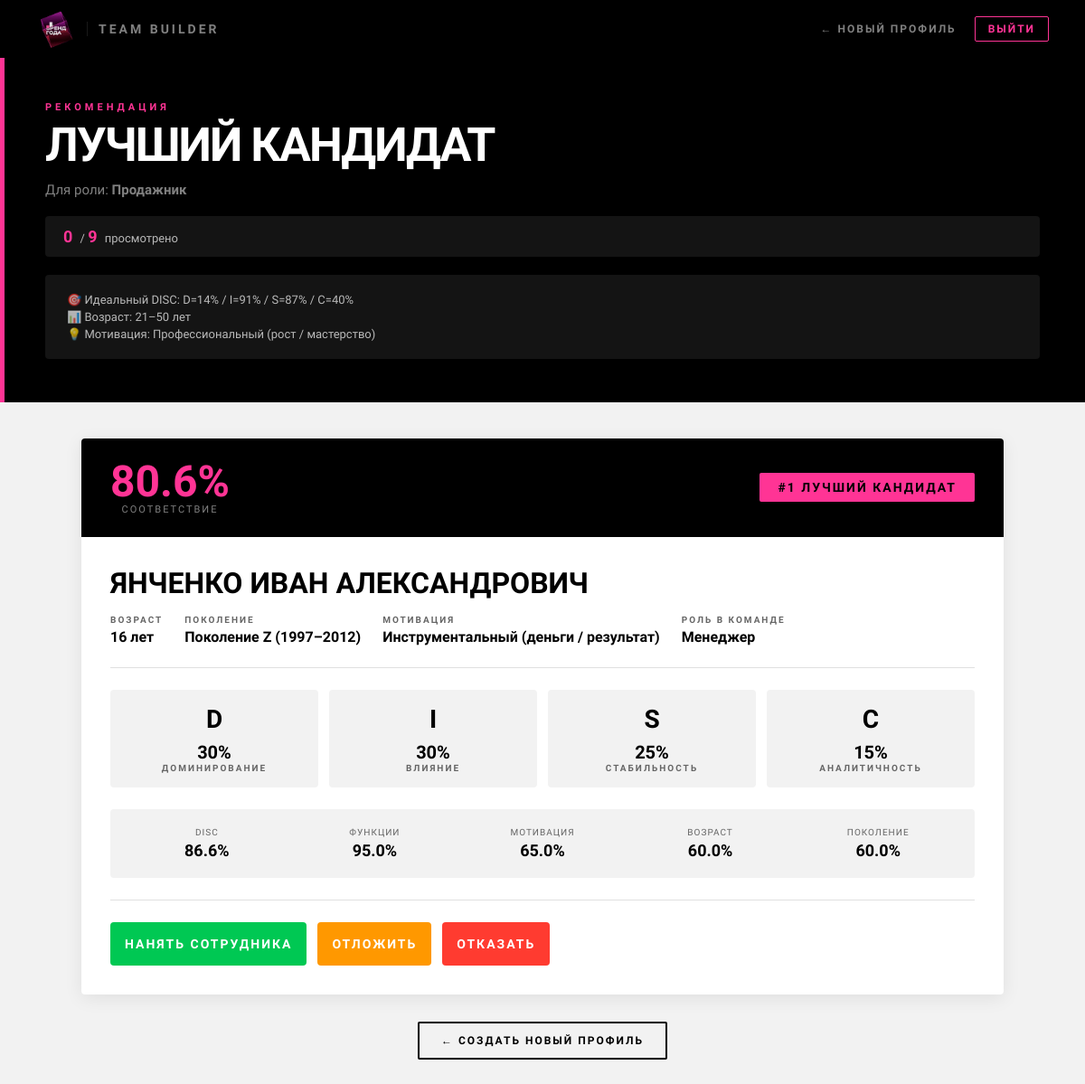
Screenshot of /recommendation/1/ (signed in) with the database file from the repository.
### recommendations/models.py (models this page shows, shortened)
class IdealProfile(models.Model):
    manager = models.ForeignKey(
        CustomUser,
        on_delete=models.CASCADE,
        related_name='ideal_profiles'
    )
    target_role = models.CharField(
        max_length=200,
        verbose_name="Название роли / позиции"
    )
    role_functions = models.JSONField(
        default=list,
        verbose_name="Функции роли",
        help_text="['sells', 'negotiates'] — что реально делает человек"
    )
    disc_preferred = models.JSONField(
        verbose_name="Желаемый DISC профиль",
        help_text='{"D": 70, "I": 80, "S": 40, "C": 30}'
    )
    preferred_personality_types = models.JSONField(
        default=list,
        verbose_name="Предпочитаемые типы личности",
        help_text='["S", "C"]'
    )
    gerchikov_preferred = models.CharField(
        max_length=50,
        choices=GERCHIKOV_CHOICES,
        null=True,
        blank=True,
        verbose_name="Предпочитаемый тип мотивации по Герчикову"
    )
    age_min = models.PositiveIntegerField(default=20, verbose_name="Возраст от")
    age_max = models.PositiveIntegerField(default=50, verbose_name="Возраст до")
    generation_preferred = models.CharField(
        max_length=10,
        choices=GENERATION_CHOICES,
        null=True,
        blank=True,
        verbose_name="Предпочитаемое поколение"
    )
    leadership_style = models.CharField(
        max_length=50,
        choices=LEADERSHIP_STYLE_CHOICES,
        default='democratic',
        verbose_name="Ваш стиль управления"
    )
    motivation_style = models.TextField(
        blank=True,
        verbose_name="Как планируете мотивировать сотрудника?"
    )
    team_compatibility_note = models.TextField(
        blank=True,
        verbose_name="Дополнительные пожелания"
    )
    is_for_existing_team = models.BooleanField(
        default=False,
        verbose_name="Подбор в существующую команду?"
    )
    team = models.ForeignKey(
        'profiles.Team',
        on_delete=models.SET_NULL,
        null=True,
        blank=True,
        verbose_name="Команда (если подбор в существующую)"
    )
    created_at = models.DateTimeField(auto_now_add=True)
    class Meta:
        verbose_name = "Идеальный профиль"
        verbose_name_plural = "Идеальные профили"
        ordering = ['-created_at']

### profiles/models.py (models this page shows, shortened)
class Employee(models.Model):
    fio                 = models.CharField(max_length=255, verbose_name="ФИО")
    is_active_candidate = models.BooleanField(default=True, verbose_name="Активный кандидат")
    disc_scores = models.JSONField(null=True, blank=True, verbose_name="DISC баллы")
    gerchikov_type = models.CharField(
        max_length=50, choices=GERCHIKOV_CHOICES,
        verbose_name="Тип мотивации по Герчикову", blank=True,
    )
    age          = models.PositiveIntegerField(verbose_name="Возраст")
    generation   = models.CharField(max_length=10, choices=GENERATION_CHOICES, blank=True)
    role_in_team = models.CharField(max_length=100, blank=True, verbose_name="Роль в команде")
    salary_block      = models.JSONField(null=True, blank=True, verbose_name="Блок зарплаты")
    motivation_expect = models.TextField(blank=True, verbose_name="Что хочет сотрудник")
    current_team = models.ForeignKey(
        'Team',
        on_delete=models.SET_NULL,
        null=True,
        blank=True,
        related_name='current_members'  # ← ДОБАВЬТЕ ЭТО
    )
    manager = models.ForeignKey(
        CustomUser, on_delete=models.SET_NULL,
        null=True, blank=True, related_name='employees',
    )
    notes      = models.TextField(blank=True)
    created_at = models.DateTimeField(auto_now_add=True)
    class Meta:
        verbose_name = "Сотрудник"
        verbose_name_plural = "Сотрудники"
        ordering = ['-created_at']

### recommendations/views.py (the view)
# urls.py: path('recommendation/<int:profile_id>/', show_recommendation, name='show_recommendation'),
@login_required
def show_recommendation(request, profile_id):
    ideal = get_object_or_404(IdealProfile, id=profile_id, manager=request.user)
    processed_ids = set(
        RecommendationLog.objects.filter(
            manager=request.user,
            ideal_profile=ideal
        ).values_list('employee_id', flat=True)
    )
    pending_ids = set(request.session.get(f'pending_candidates_{profile_id}', []))
    processed_ids.update(pending_ids)
    all_recommendations = get_recommendations(ideal, limit=50)
    top_candidate = None
    for rec in all_recommendations:
        if rec['employee'].id not in processed_ids:
            top_candidate = _enrich_candidate(rec)
            break
    pending_candidates = Employee.objects.filter(id__in=pending_ids) if pending_ids else []
    return render(request, 'recommendations/best_recommendation.html', {
        'ideal':              ideal,
        'top_candidate':      top_candidate,
        'pending_candidates': pending_candidates,
        'all_count':          len(all_recommendations),
        'reviewed_count':     len(processed_ids),
    })

### recommendations/scorer.py (called while the page is built)
def get_recommendations(ideal_profile, limit: int = 10) -> list:
    scorer     = EmployeeScorer(ideal_profile)
    candidates = Employee.objects.filter(is_active_candidate=True)
    results = []
    for emp in candidates:
        result = scorer.score(emp)
        results.append(result)
    results.sort(key=lambda x: x['total'], reverse=True)
    return results[:limit]

    def score(self, employee: Employee) -> dict:
        axes = {
            'disc_fit':       self._disc_fit(employee),
            'motivation_fit': self._motivation_fit(employee),
            'gerchikov_pref': self._gerchikov_pref(employee),
            'gen_style_fit':  self._gen_style_fit(employee),
            'age_fit':        self._age_fit(employee),
        }
        total = sum(axes[k] * WEIGHTS[k] for k in axes) * 100
        return {
            'employee':    employee,
            'total':       round(total, 1),
            'axes':        {k: round(v, 3) for k, v in axes.items()},
            'explanation': self._explain(axes, employee),
        }

    def _disc_fit(self, employee) -> float:
        ideal = self.ideal.disc_preferred or {}
        real  = employee.disc_scores or {}
        if not ideal or not real:
            return 0.5
        keys = ['D', 'I', 'S', 'C']
        dot   = sum(ideal.get(k, 0) * real.get(k, 0) for k in keys)
        n_i   = math.sqrt(sum(ideal.get(k, 0) ** 2 for k in keys)) or 1
        n_r   = math.sqrt(sum(real.get(k,  0) ** 2 for k in keys)) or 1
        cosine = dot / (n_i * n_r)
        preferred = self.ideal.preferred_personality_types or []
        emp_primary = max(real, key=real.get) if real else None
        bonus = 0.08 if emp_primary and emp_primary in preferred else 0.0
        return min(1.0, max(0.0, cosine + bonus))

    def _motivation_fit(self, employee) -> float:
        motiv     = employee.gerchikov_type or 'mixed'
        functions = self.ideal.role_functions or []
        if not functions:
            return 0.5
        motiv_map = MOTIV_FUNCTION_FIT.get(motiv, MOTIV_FUNCTION_FIT['mixed'])
        scores    = [motiv_map.get(fn, 0.35) for fn in functions]
        return round(sum(scores) / len(scores), 3)

    def _gerchikov_pref(self, employee) -> float:
        pref  = self.ideal.gerchikov_preferred
        motiv = employee.gerchikov_type
        if not pref or not motiv:
            return 0.5
        return GERCHIKOV_COMPAT.get((motiv, pref), 0.40)

### templates/recommendations/best_recommendation.html (shortened to what this page needs)
{% load static %}
<!DOCTYPE html>
<html lang="ru">
<head>
    <link rel="stylesheet" href="{% static 'css/base.css' %}">
</head>
<body>
    <header class="header">
        <a href="/" class="logo">
            <img src="{% static 'img/logo.caf05db1.gif' %}" alt="Логотип" class="logo-img">
            <span class="logo-app-name">Team Builder</span>
        </a>
        <nav class="header-nav">
            <a href="{% url 'create_ideal_profile' %}" class="nav-link">← Новый профиль</a>
            <a href="{% url 'logout' %}" class="btn-logout">Выйти</a>
        </nav>
    </header>
    <div class="hero-banner">
        <div class="hero-inner">
            <p class="hero-eyebrow">Рекомендация</p>
            <h1 class="hero-title">Лучший кандидат</h1>
            <p class="hero-desc">Для роли: <strong>{{ ideal.target_role }}</strong></p>
            <div class="progress-stats">
                <div class="stat-item">
                    <span class="stat-value">{{ reviewed_count }}</span> / <span class="stat-value">{{ all_count }}</span> просмотрено
                </div>
            </div>
            <div class="ideal-summary">
                <p>🎯 Идеальный DISC: D={{ ideal.disc_preferred.D }}% / I={{ ideal.disc_preferred.I }}% / S={{ ideal.disc_preferred.S }}% / C={{ ideal.disc_preferred.C }}%</p>
                <p>📊 Возраст: {{ ideal.age_min }}–{{ ideal.age_max }} лет</p>
                {% if ideal.gerchikov_preferred %}
                <p>💡 Мотивация: {{ ideal.get_gerchikov_preferred_display }}</p>
                {% endif %}
            </div>
        </div>
    </div>
    <main class="page">
        {% if top_candidate %}
            {% with candidate=top_candidate %}
            <div class="candidate-card">
                <div class="score-header">
                    <div class="score-match">
                        <div class="score-value">{{ candidate.score }}%</div>
                        <div class="score-label">соответствие</div>
                    </div>
                    <div class="rank-badge">#1 ЛУЧШИЙ КАНДИДАТ</div>
                </div>
                <div class="candidate-body">
                    <div class="candidate-name">{{ candidate.employee.fio }}</div>
                    <div class="candidate-meta">
                        <div class="meta-item">
                            <span class="meta-label">Возраст</span>
                            <span class="meta-value">{{ candidate.employee.age }} лет</span>
                        </div>
                        <div class="meta-item">
                            <span class="meta-label">Поколение</span>
                            <span class="meta-value">{{ candidate.generation_display|default:"—" }}</span>
                        </div>
                        <div class="meta-item">
                            <span class="meta-label">Мотивация</span>
                            <span class="meta-value">{{ candidate.gerchikov_display|default:"—" }}</span>
                        </div>
                        <div class="meta-item">
                            <span class="meta-label">Роль в команде</span>
                            <span class="meta-value">{{ candidate.employee.role_in_team|default:"—" }}</span>
                        </div>
                    </div>
                    <div class="disc-container">
                        <div class="disc-item {% if candidate.disc_d >= 60 %}high{% endif %}">
                            <div class="disc-letter">D</div>
                            <div class="disc-value">{{ candidate.disc_d }}%</div>
                            <div class="meta-label">Доминирование</div>
                        </div>
                        <div class="disc-item {% if candidate.disc_i >= 60 %}high{% endif %}">
                            <div class="disc-letter">I</div>
                            <div class="disc-value">{{ candidate.disc_i }}%</div>
                            <div class="meta-label">Влияние</div>
                        </div>
                        <div class="disc-item {% if candidate.disc_s >= 60 %}high{% endif %}">
                            <div class="disc-letter">S</div>
                            <div class="disc-value">{{ candidate.disc_s }}%</div>
                            <div class="meta-label">Стабильность</div>
                        </div>
                        <div class="disc-item {% if candidate.disc_c >= 60 %}high{% endif %}">
                            <div class="disc-letter">C</div>
                            <div class="disc-value">{{ candidate.disc_c }}%</div>
                            <div class="meta-label">Аналитичность</div>
                        </div>
                    </div>
                    <div class="breakdown-grid">
                        <div class="breakdown-item">
                            <div class="breakdown-label">DISC</div>
                            <div class="breakdown-value">{{ candidate.breakdown.disc }}%</div>
                        </div>
                        <div class="breakdown-item">
                            <div class="breakdown-label">Функции</div>
                            <div class="breakdown-value">{{ candidate.breakdown.role_functions }}%</div>
                        </div>
                        <div class="breakdown-item">
                            <div class="breakdown-label">Мотивация</div>
                            <div class="breakdown-value">{{ candidate.breakdown.gerchikov }}%</div>
                        </div>
                        <div class="breakdown-item">
                            <div class="breakdown-label">Возраст</div>
                            <div class="breakdown-value">{{ candidate.breakdown.age }}%</div>
                        </div>
                        <div class="breakdown-item">
                            <div class="breakdown-label">Поколение</div>
                            <div class="breakdown-value">{{ candidate.breakdown.generation }}%</div>
                        </div>
                    </div>
                    <div class="action-buttons">
                        <form method="post" action="{% url 'hire_employee' ideal.id candidate.employee.id %}">
                            <button type="submit" class="btn-hire"> Нанять сотрудника</button>
                        </form>
                        <form method="post" action="{% url 'postpone_employee' ideal.id candidate.employee.id %}">
                            <button type="submit" class="btn-postpone"> Отложить</button>
                        </form>
                        <form method="post" action="{% url 'reject_employee' ideal.id candidate.employee.id %}">
                            <button type="submit" class="btn-reject"> Отказать</button>
                        </form>
                    </div>
                </div>
            </div>
            {% endwith %}
        {% endif %}
        <div style="text-align: center; margin-top: 30px;">
            <a href="{% url 'create_ideal_profile' %}" class="btn-secondary">← Создать новый профиль</a>
        </div>
    </main>
</body>
</html>

### static/css/base.css (style rules this page uses)
*, *::before, *::after { box-sizing: border-box; margin: 0; padding: 0; }
:root { --black: #000000; --white: #FFFFFF; --pink: #FF3495; --gray-bg: #F2F2F2; --gray-text: #666666; --border: #E0E0E0; --font-heading: 'Barlow Condensed', sans-serif; --font-body: 'Barlow Semi Condensed', sans-serif; }
body { font-family: var(--font-body); background: var(--gray-bg); color: var(--black); min-height: 100vh; }
.header { background: var(--black); padding: 0 40px; height: 64px; display: flex; align-items: center; justify-content: space-between; }
.logo { display: flex; align-items: center; gap: 12px; text-decoration: none; }
.logo-img { height: 44px; width: auto; display: block; }
.logo-app-name, .logo-name { font-family: var(--font-heading); font-weight: 800; font-size: 14px; color: var(--white); letter-spacing: 3px; text-transform: uppercase; opacity: 0.5; padding-left: 12px; border-left: 1px solid rgba(255,255,255,0.2); }
.header-nav { display: flex; align-items: center; gap: 20px; }
.nav-link { font-family: var(--font-heading); font-size: 12px; font-weight: 700; letter-spacing: 2px; text-transform: uppercase; color: rgba(255,255,255,0.5); text-decoration: none; }
.btn-logout { font-family: var(--font-heading); font-size: 12px; font-weight: 700; letter-spacing: 2px; text-transform: uppercase; color: var(--pink); text-decoration: none; border: 1px solid var(--pink); padding: 6px 14px; border-radius: 2px; transition: background 0.15s, color 0.15s; }
.btn-secondary { display: inline-flex; align-items: center; gap: 8px; background: transparent; color: var(--black); font-family: var(--font-heading); font-weight: 800; font-size: 12px; letter-spacing: 2px; text-transform: uppercase; text-decoration: none; padding: 12px 24px; border: 2px solid var(--black); border-radius: 2px; cursor: pointer; transition: background 0.15s, color 0.15s; }
.page { max-width: 1100px; margin: 0 auto; padding: 48px 40px; }

### rows the page displays
IdealProfile: target_role "Продажник", disc_preferred.D "14", disc_preferred.I "91", disc_preferred.S "87", disc_preferred.C "40", age_min "21", age_max "50", gerchikov_preferred "Профессиональный (рост / мастерство)"
Employee: employee.fio "ЯНЧЕНКО ИВАН АЛЕКСАНДРОВИЧ", employee.age "16", employee.role_in_team "Менеджер"

### other values shown
{{ reviewed_count }} "0"
{{ all_count }} "9"
{{ candidate.score }} "80.6"
{{ candidate.generation_display|default:"—" }} "Поколение Z (1997–2012)"
{{ candidate.gerchikov_display|default:"—" }} "Инструментальный (деньги / результат)"
{{ candidate.disc_d }} "30"
{{ candidate.disc_i }} "30"
{{ candidate.disc_s }} "25"
{{ candidate.disc_c }} "15"
{{ candidate.breakdown.disc }} "86.6"
{{ candidate.breakdown.role_functions }} "95.0"
{{ candidate.breakdown.gerchikov }} "65.0"
{{ candidate.breakdown.age }} "60.0"
{{ candidate.breakdown.generation }} "60.0"
